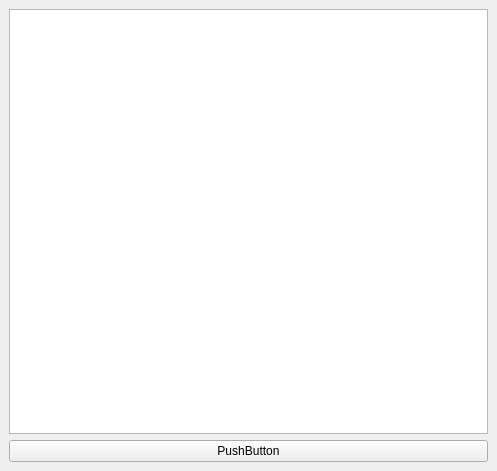
<?xml version="1.0" encoding="UTF-8"?>
<ui version="4.0">
 <class>MainWindow</class>
 <widget class="QMainWindow" name="MainWindow">
  <property name="geometry">
   <rect>
    <x>0</x>
    <y>0</y>
    <width>497</width>
    <height>471</height>
   </rect>
  </property>
  <property name="windowTitle">
   <string>MainWindow</string>
  </property>
  <widget class="QWidget" name="centralwidget">
   <layout class="QVBoxLayout" name="verticalLayout">
    <item>
     <widget class="QListWidget" name="listWidget"/>
    </item>
    <item>
     <widget class="QPushButton" name="pushButton">
      <property name="text">
       <string>PushButton</string>
      </property>
     </widget>
    </item>
   </layout>
  </widget>
 </widget>
 <resources/>
 <connections/>
</ui>
